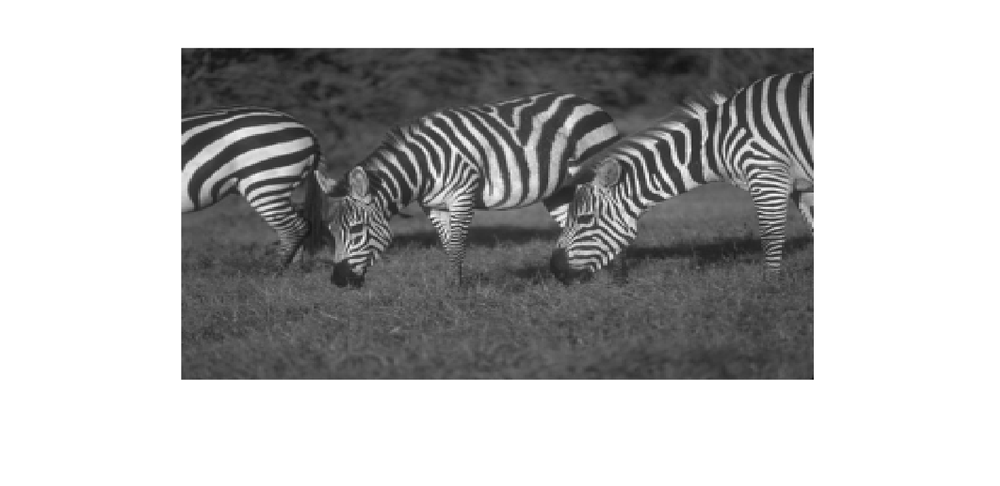
#> input picture test2.bmp, 1000 x 486 px, shrunk from 1536 x 747 before the run
$ jupyter execute project1.ipynb
#> lines starting #> are read from the running program, lines starting #| are printed output that depends on the picture; long printed decimals are rounded
## **Define function for normalization and image display**

[cell 1]
#image normalization
def normalization(img, range):
  normed_img = img/(img.max()/range)
  return normed_img

[cell 2]
def plotImage(image, title):
  plt.imshow(image, 'gray', vmin = 0, vmax = 255)
  plt.title(title)
  fig = plt.gcf()
  fig.set_size_inches(13,13)
  plt.show()

[cell 3]
def convolve2d(image, kernel, stride = 1):
  kernel = np.flipud(np.fliplr(kernel))

  k_sizeX, k_sizeY = kernel.shape

  im_sizeX, im_sizeY = image.shape

  padding = int(np.floor((k_sizeX-1)/2)) # padding = ((k-1) / 2)

  #output image (convolved with image)
  new_image = np.zeros((im_sizeX + 2*padding, im_sizeY + 2*padding))
  new_image[padding: im_sizeX+padding, padding: im_sizeY + padding] = image[:,:]

  output = np.zeros(new_image.shape)

  new_im_sizeX, new_im_sizeY = new_image.shape
  for y in range(new_im_sizeY):
    if y > new_im_sizeY-k_sizeY:
      break

    for x in range(new_im_sizeX):
      if x > new_im_sizeX-k_sizeX:
        break

      if( y % stride == 0 and x%stride == 0):

        output[int(np.floor((2*x+k_sizeX)/2)),int(np.floor((2*y+k_sizeY)/2))] = (kernel * new_image[x:x+k_sizeX, y:y+k_sizeY]).sum()

  return output

## **Read and Display input image**

[cell 4]
# define some global variables
img_name = 'test2.bmp'
output = False

[cell 5]
import cv2
import math
import numpy as np
from matplotlib import pyplot as plt
img = cv2.imread(img_name)
#> img is the input picture: shape (486, 1000, 3); min 0, max 255, mean 183.3
# cv2.cvtColor(img, CV_RGB2GRAY)
img = cv2.cvtColor(img, cv2.COLOR_BGR2GRAY)
#> img: shape (486, 1000)
plotImage(img,"input_image")

[cell 6]
img.shape

## **Gaussian Smoothing**

[cell 7]
filter = (1/273)*np.array([[1,4,7,4,1],[4,16,26,16,4],[7,26,41,26,7],[4,16,26,16,4],[1,4,7,4,1]])
new_img = convolve2d(img, filter)
new_img = normalization(abs(new_img), 255)
plotImage(new_img, "Gaussian Smoothing")
if output:
  cv2.imwrite("Gaussian Smoothing_"+ img_name, new_img)

## **gradient operation**

[cell 8]
#apply the horizontal sobel filter to the image
horizontal_sobel_filter = np.array([[1,0,-1],[2,0,-2],[1,0,-1]])
img_horizontal = convolve2d(new_img, horizontal_sobel_filter)
#> call 2 of convolve2d, with kernel = array of shape (3, 3), stride = 1
#> after the loop in convolve2d (call 2), `for y in range(new_im_sizeY):`:
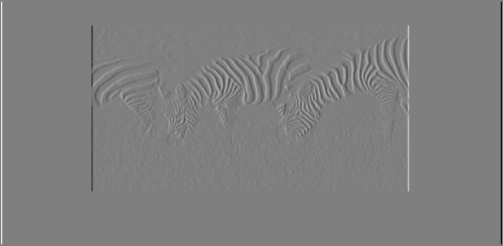
#> output: shape (492, 1006) float64 (shown at 1/2 size); min -956.5, max 956.5, mean 0; drawn with min black and max white
normed_img_horizontal = normalization(abs(img_horizontal), 255)
plotImage(normed_img_horizontal, "Horizontal Operation")
if output:
  cv2.imwrite("Horizontal_"+img_name, normed_img_horizontal)

[cell 9]
#apply the vertical sobel filter to the image
vertical_sobel_filter = np.array([[1,2,1],[0,0,0],[-1,-2,-1]])
img_vertical = convolve2d(new_img,vertical_sobel_filter)
#> call 3 of convolve2d, with kernel = array of shape (3, 3), stride = 1
#> after the loop in convolve2d (call 3), `for y in range(new_im_sizeY):`:
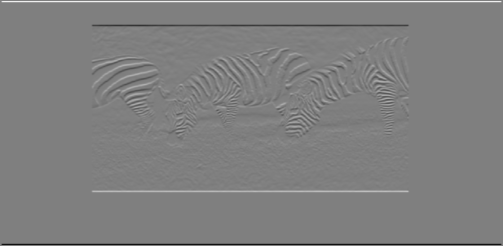
#> output: shape (492, 1006) float64 (shown at 1/2 size); min -956.5, max 956.5, mean 0; drawn with min black and max white
normed_img_vertical = normalization(abs(img_vertical), 255)
plotImage(normed_img_vertical, "vertical operation")
if output:
  cv2.imwrite("Vertical_"+img_name, normed_img_vertical)

[cell 10]
magnitude_change_img = np.sqrt(img_horizontal*img_horizontal + img_vertical*img_vertical)
normed_magnitude_change_img = normalization(abs(magnitude_change_img), 255)
plotImage(normed_magnitude_change_img, "normalized edge magnitude")
gradient_angle = np.arctan2(img_vertical, img_horizontal)
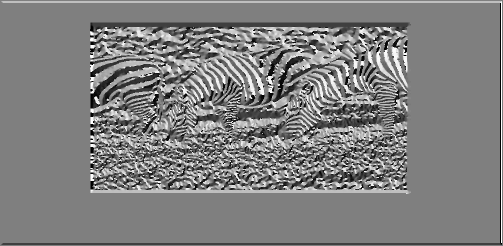
#> gradient_angle: shape (492, 1006) float64 (shown at 1/2 size); min -3.14, max 3.14, mean 0.0144; drawn with min black and max white
if output:
  cv2.imwrite("Normalized Edge Magnitude_" + img_name, normed_magnitude_change_img)

## **Non-max Suppression**

[cell 11]
def non_max_suppression(img, direction):
  img_height = img.shape[0]
  img_width = img.shape[1]

  new_img = np.zeros(img.shape)
  angle = direction * 180 /np.pi
  # print(angle)
  angle[angle<0] += 180
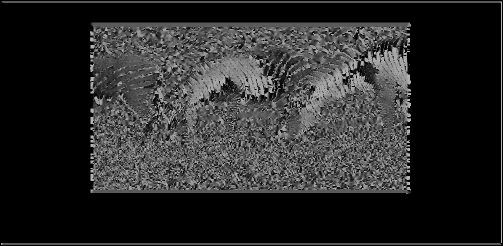
#> angle: shape (492, 1006) float64 (shown at 1/2 size); min 0, max 180, mean 42.2
  # print(angle)
  for i in range(img_height):
    for j in range(img_width):
        try:
          # print(angle[i][j][c])
          before_pixel = 255
          after_pixel = 255
          # link the gradient angle to the pixel direction
          if ( 0 <= angle[i][j] and angle[i][j] < 22.5) or (157.5 <= angle[i][j] and angle[i][j] <=180):
            q = img[i][j+1]
            r = img[i][j-1]
          elif (22.5 <= angle[i][j] and angle[i][j] <67.5):
            q = img[i+1][j-1]
            r = img[i-1][j+1]
          elif (67.5 <= angle[i][j] and angle[i][j] <112.5):
            q = img[i+1][j]
            r = img[i-1][j]
          elif (112.5 <= angle[i][j] and angle[i][j] <157.5):
            q = img[i-1][j-1]
            r = img[i+1][j+1]

          if (img[i][j] >= q) and (img [i][j] >= r):
            new_img[i][j] = img[i][j]
          else:
            new_img[i][j] = 0
        except IndexError:
            pass
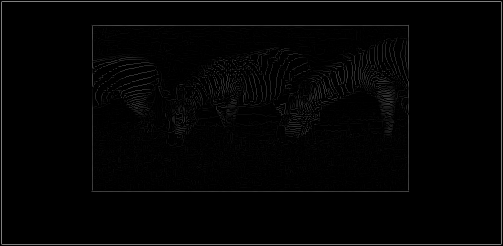
#> new_img: shape (492, 1006) float64 (shown at 1/2 size); min 0, max 255, mean 3.6
  return new_img

[cell 12]
nms_img = non_max_suppression(normed_magnitude_change_img, gradient_angle)
normed_nms_img = normalization(nms_img, 255) #apply normalization
plotImage(normed_nms_img, "non-maxima suppression")
if output:
  cv2.imwrite("non-maxima suppression_" + img_name, normed_nms_img )

## **P-Tile Threshold**

[cell 13]
def p_tile(img, tile):
  histogram = plt.hist(img.flatten(), bins=256)
  # print(histogram)
  threshold = find_threshold(tile, histogram)
  new_img, edge_num = binary(img, threshold)

  return new_img, threshold, edge_num


def find_threshold(tile, histogram):
#> called with tile = 10
  sum1 = 0
  pixel_sum = 0
  index = 1
  # print(histogram)

  for i in histogram[0][1:]: # plot the histogram and exclude the the pixel value == 0
    pixel_sum += i
#> this loop made 255 passes
#> (i, pixel_sum) on passes 1 to 3: (819, 819), (1682, 2501), (2283, 4784)
#> after the loop, pixel_sum = 41576

  bg_threshold = pixel_sum * (100-tile) / 100 # set the threshold
#> bg_threshold = 37418.4

  for i in histogram[0][1:]:
    sum1 += i
    if sum1 > bg_threshold:
      # print("index", index)
      return histogram[1][index]
    index += 1
#> this loop made 122 passes
#> (i, sum1) on passes 1 to 8: (819, 819), (1682, 2501), (2283, 4784), (2844, 7628), (3033, 10661), (2796, 13457), (2473, 15930), (2187, 18117)
#> after the loop, index = 122; sum1 = 37423
#> in p_tile, `threshold = find_threshold(tile, histogram)`: threshold = 121.5

def binary(img, threshold):
#> called with threshold = 121.5
  foreground = 255
  background = 0
  edge_num = 0
  img_height = img.shape[0]
  img_width = img.shape[1]
  new_img = np.zeros((img_height, img_width))
  for i in range(img_height):
    for j in range(img_width):
      if img[i][j] >= threshold:
        new_img[i,j] = foreground #set the pixel greater than threshold as edge
        edge_num += 1
        # print("yes")
      else:
        new_img[i,j] = background
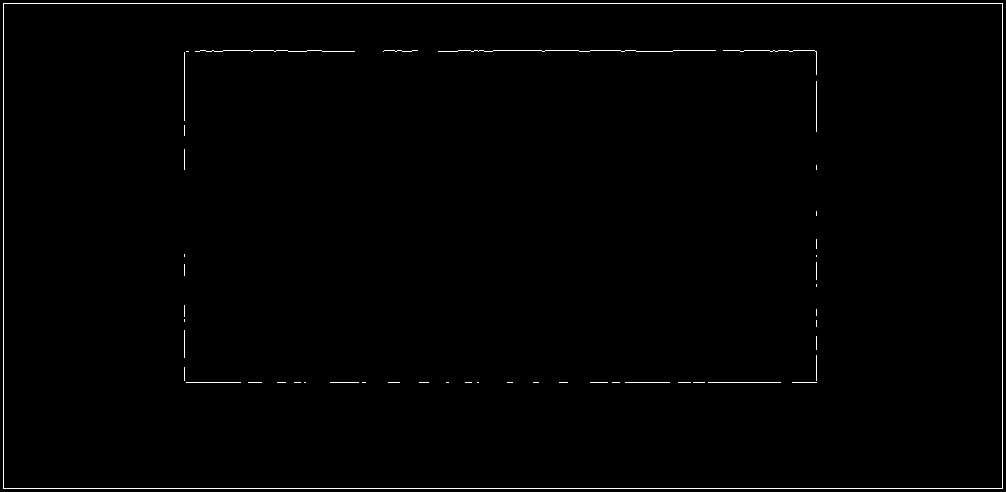
#> new_img: shape (492, 1006) float64; 0.86% white in thin lines or dots
  return new_img, edge_num

[cell 14]
new_img_10, thres_10, edge_num_10 = p_tile(normed_nms_img, 10)
#> in p_tile, `new_img, edge_num = binary(img, threshold)`: edge_num = 4251
#> thres_10 = 121.5; edge_num_10 = 4251
new_img_20, thres_20, edge_num_20 = p_tile(normed_nms_img, 20)
#> the loop in find_threshold (call 2), `for i in histogram[0][1:]:` made 255 passes
#> the loop in find_threshold (call 2), `for i in histogram[0][1:]:` made 68 passes
#> call 2 of binary, with threshold = 67.73
#> after the loop in binary (call 2), `for i in range(img_height):`:
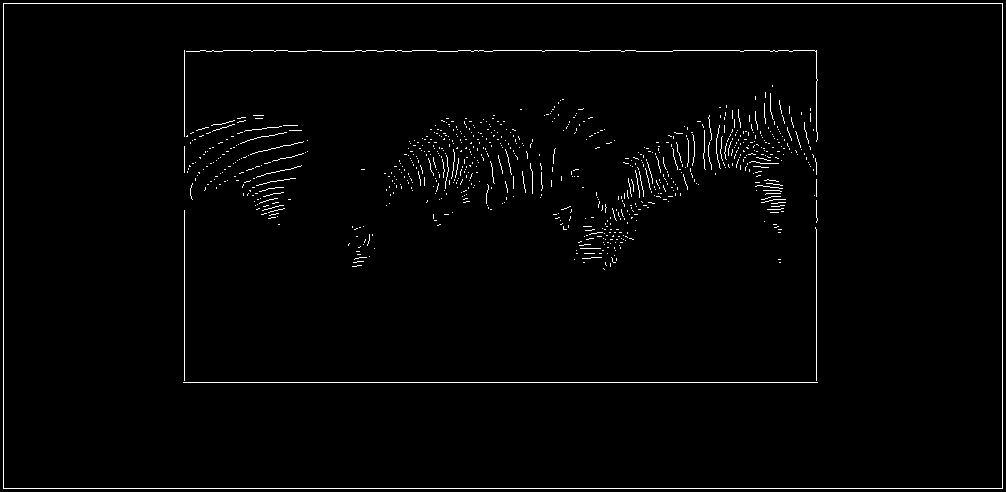
#> new_img: shape (492, 1006) float64; 1.7% white in thin lines or dots
#> thres_20 = 67.73; edge_num_20 = 8464
new_img_30, thres_30, edge_num_30 = p_tile(normed_nms_img, 30)
#> call 3 of binary, with threshold = 35.86
#> after the loop in binary (call 3), `for i in range(img_height):`:
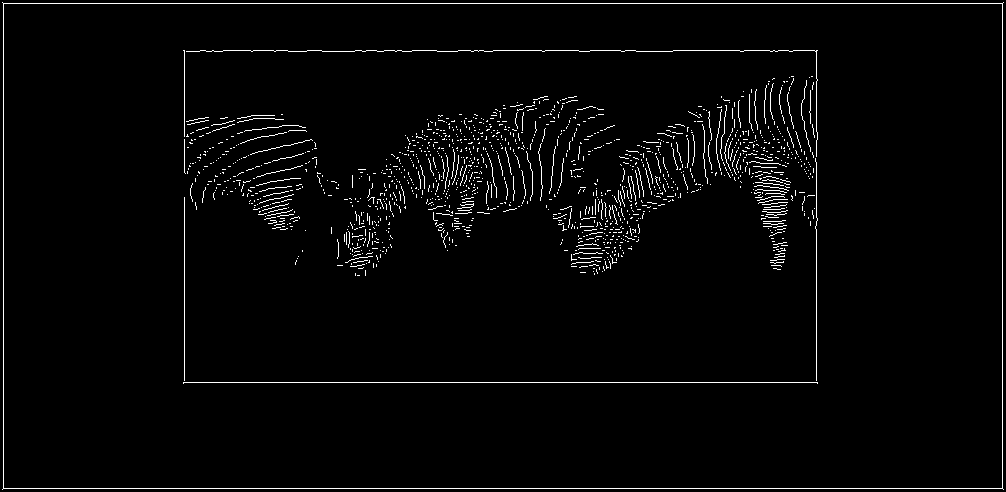
#> new_img: shape (492, 1006) float64; 2.5% white in thin lines or dots
#> thres_30 = 35.86; edge_num_30 = 12493
new_img_50, thres_50, edge_num_50 = p_tile(normed_nms_img, 50)
#> call 4 of binary, with threshold = 9.96
#> after the loop in binary (call 4), `for i in range(img_height):`:
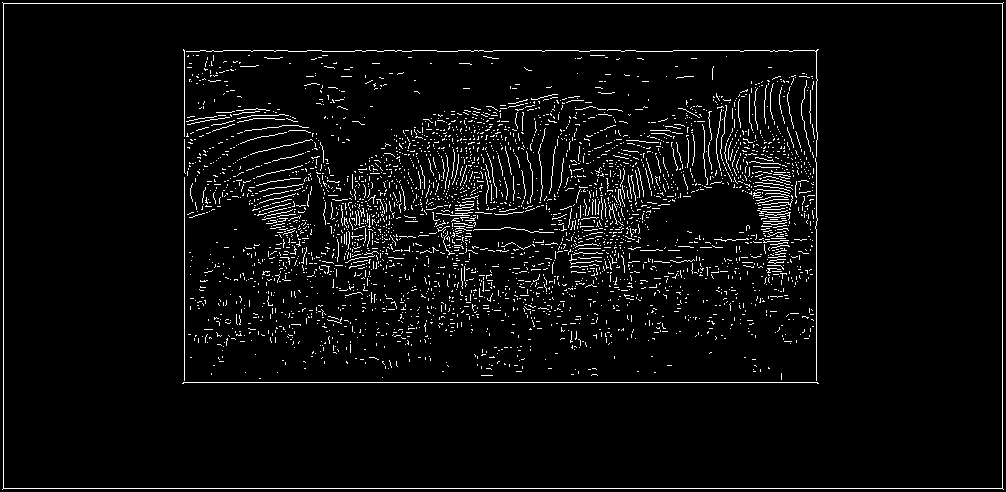
#> new_img: shape (492, 1006) float64; 4.4% white in thin lines or dots
#> thres_50 = 9.96; edge_num_50 = 21682
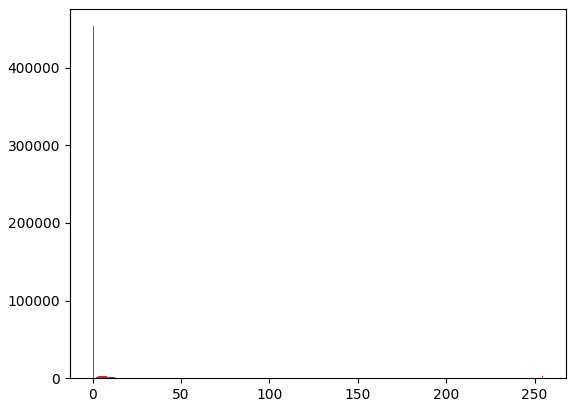
#> figure drawn by matplotlib, 1 panel; tallest bar 453376 high, from x = 0 to 0.996; tallest bar 453376 high, from x = 0 to 0.996; tallest bar 453376 high, from x = 0 to 0.996

[cell 15]
#plot the image for each threshold
plotImage(new_img_10, "p = 10%")
plotImage(new_img_20, "p = 20%")
plotImage(new_img_30, "p = 30%")
plotImage(new_img_50, "p = 50%")

if output:
  cv2.imwrite("p: 10%_" + img_name, new_img_10 )
  cv2.imwrite("p: 20%_" + img_name, new_img_20 )
  cv2.imwrite("p: 30%_" + img_name, new_img_30 )
  cv2.imwrite("p: 40%_" + img_name, new_img_50 )

[cell 16]
print("Threshold for p = 10%", thres_10)
#| Threshold for p = 10% 121.523
print("Threshold for p = 20%", thres_20)
#| Threshold for p = 20% 67.734
print("Threshold for p = 30%", thres_30)
#| Threshold for p = 30% 35.859
print("Threshold for p = 50%", thres_50)
#| Threshold for p = 50% 9.961

print("total number of edges detected for p = 10%", edge_num_10)
#| total number of edges detected for p = 10% 4251
print("total number of edges detected for p = 20%", edge_num_20)
#| total number of edges detected for p = 20% 8464
print("total number of edges detected for p = 30%", edge_num_30)
#| total number of edges detected for p = 30% 12493
print("total number of edges detected for p = 50%", edge_num_50)
#| total number of edges detected for p = 50% 21682

$ run again, with test1.bmp copied over test2.bmp
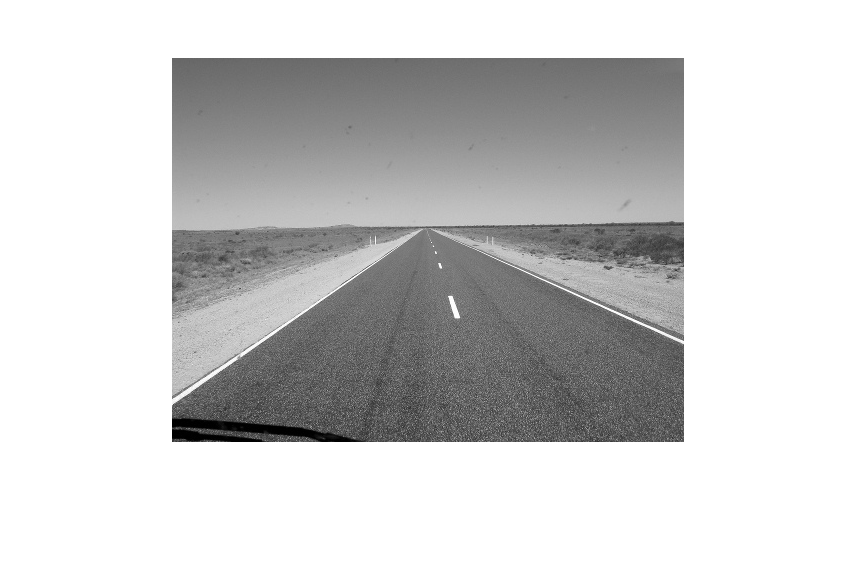
#> input picture test1.bmp, 860 x 570 px
#> img is the input picture: shape (570, 860, 3); min 0, max 255, mean 205.4
#> img: shape (570, 860)
#> new_image: shape (576, 866) float64
#> the loop in find_threshold, `for i in histogram[0][1:]:` made 255 passes
#> (i, pixel_sum) on passes 1 to 3: (12530, 12530), (4056, 16586), (2663, 19249)
#> after the loop in find_threshold, `for i in histogram[0][1:]:`: pixel_sum = 46553
#> bg_threshold = 41897.7
#> the loop in find_threshold, `for i in histogram[0][1:]:` made 70 passes
#> (i, sum1) on passes 1 to 8: (12530, 12530), (4056, 16586), (2663, 19249), (2825, 22074), (2827, 24901), (2607, 27508), (2359, 29867), (2100, 31967)
#> after the loop in find_threshold, `for i in histogram[0][1:]:`: index = 70; sum1 = 41905
#> threshold = 69.73
#> after the loop in binary, `for i in range(img_height):`:
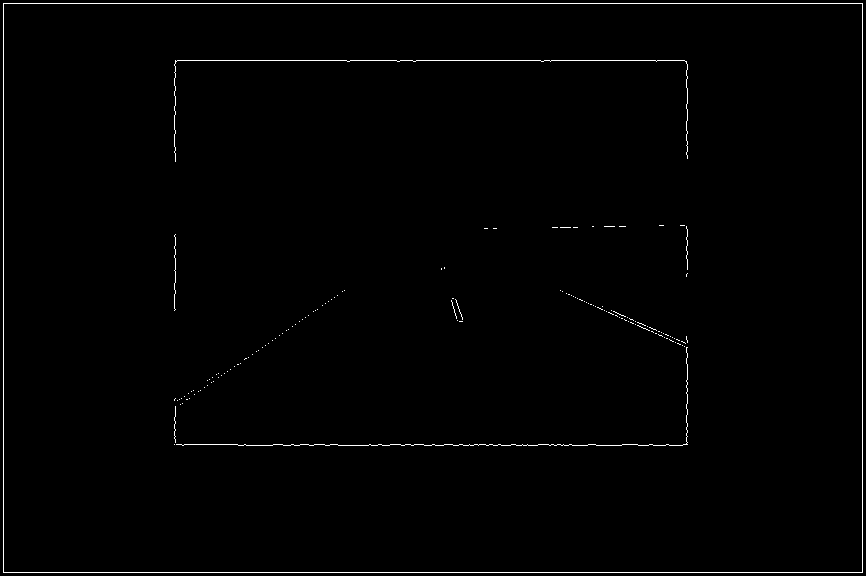
#> new_img: shape (576, 866) float64; 0.94% white in thin lines or dots
#> in p_tile, `new_img, edge_num = binary(img, threshold)`: edge_num = 4673
#> thres_10 = 69.73; edge_num_10 = 4673
#> the loop in find_threshold (call 2), `for i in histogram[0][1:]:` made 255 passes
#> the loop in find_threshold (call 2), `for i in histogram[0][1:]:` made 13 passes
#> thres_20 = 12.95; edge_num_20 = 9849
#> thres_30 = 8.96; edge_num_30 = 14586
#> after the loop in binary (call 4), `for i in range(img_height):`:
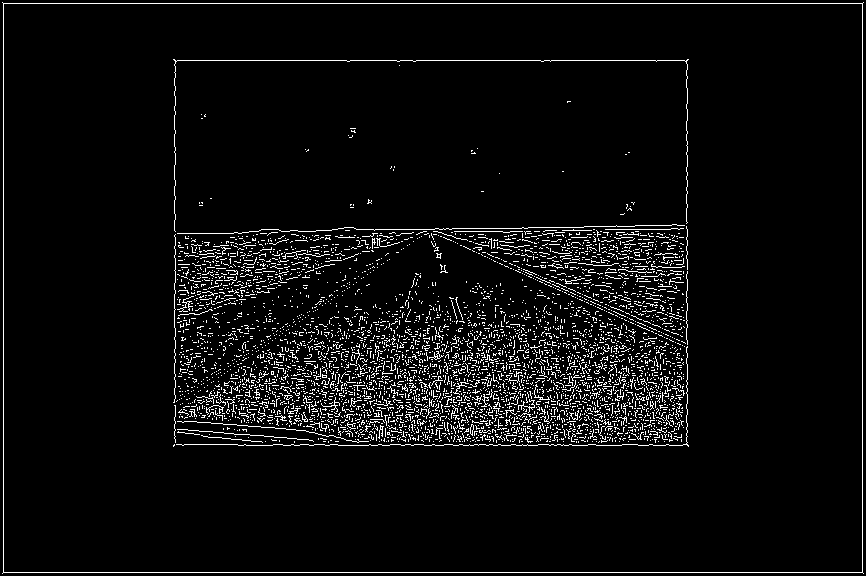
#> new_img: shape (576, 866) float64; 4.9% white in thin lines or dots
#> thres_50 = 4.98; edge_num_50 = 24479
#| Threshold for p = 10% 69.727
#| Threshold for p = 20% 12.949
#| Threshold for p = 30% 8.965
#| Threshold for p = 50% 4.980
#| total number of edges detected for p = 10% 4673
#| total number of edges detected for p = 20% 9849
#| total number of edges detected for p = 30% 14586
#| total number of edges detected for p = 50% 24479
